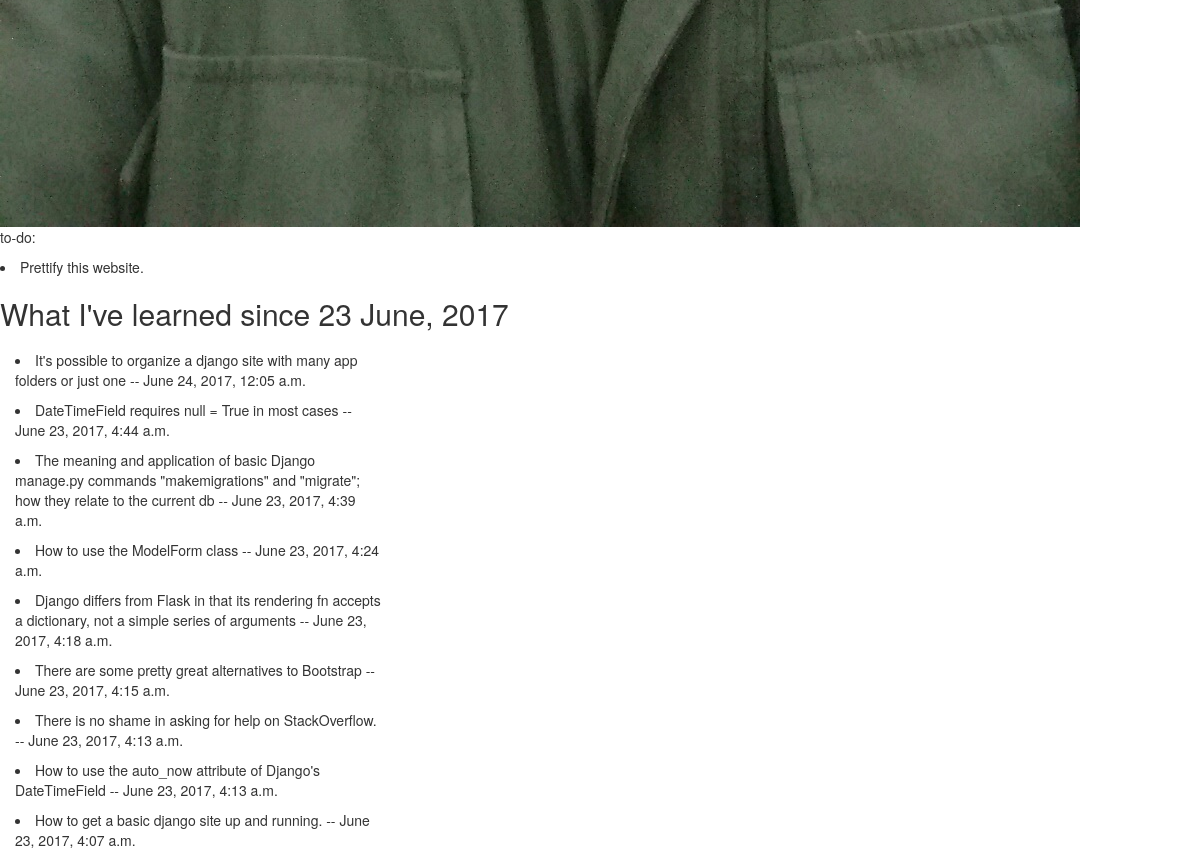
The app's page / (lower part), older data.
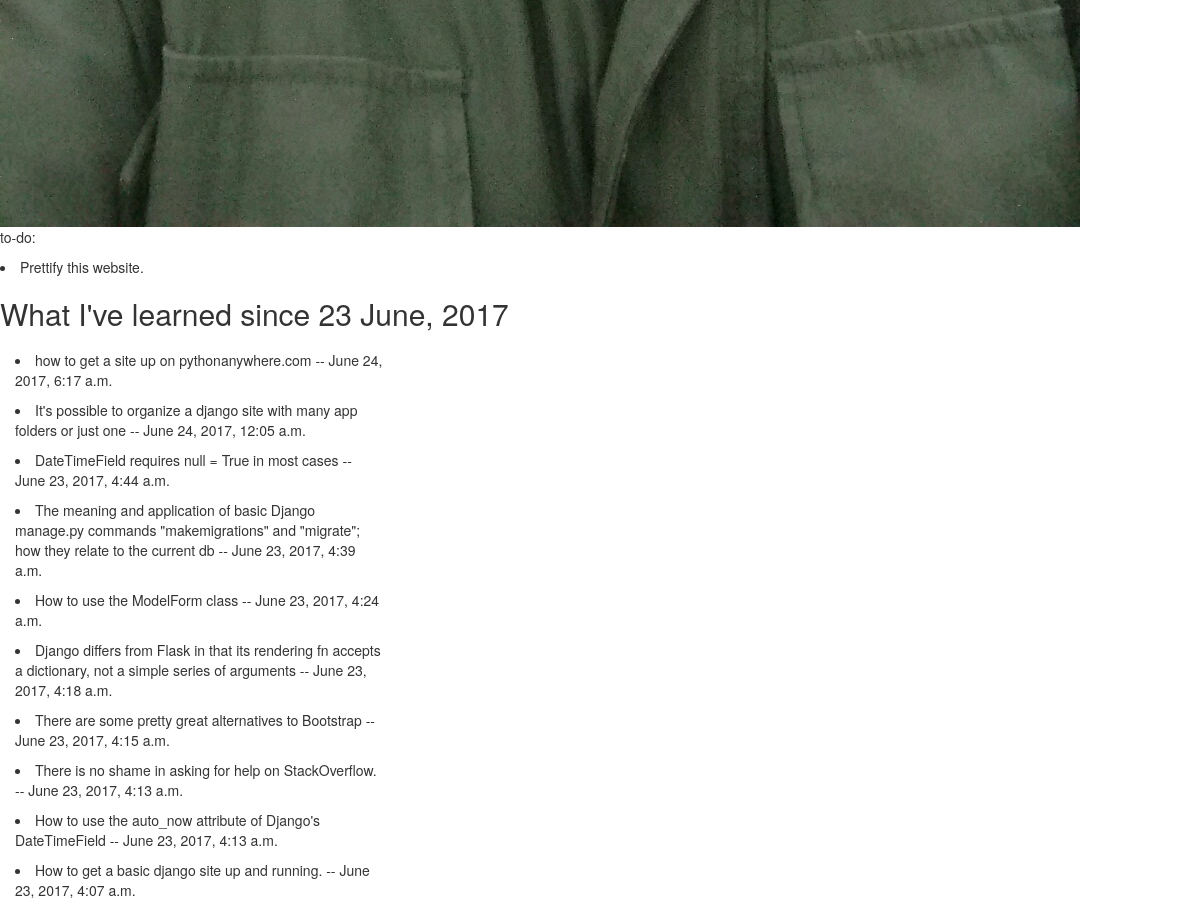
The same page, newer data.
### posts/models.py (models this page shows)
class List(models.Model):
    content = models.CharField(max_length = 100)
    pub_date = models.DateTimeField('date published', auto_now = True, null = True)
    def __str__(self):
        return self.content

class Post(models.Model):
    content = models.CharField(max_length = 200)
    pub_date = models.DateTimeField('date published', auto_now = True, null = True)
    def __str__(self):
        return self.content

### posts/views.py (the view)
# urls.py: url(r'^$', views.post, name= 'main')
def post(request ):
    post_list = Post.objects.order_by('id')
    pub_date = Post.pub_date
    to_do_list = List.objects.order_by('id')
    to_do_date = List.pub_date
    return render(request, 'posts/main.html', {
            'post': post_list, 'pub_date' : pub_date,
            'to_do_list':to_do_list, 'to_do_date':to_do_date},
    )

### posts/templates/posts/main.html (shortened to what this page needs)
<head>
  <link rel="stylesheet" href="https://maxcdn.bootstrapcdn.com/bootstrap/3.3.7/css/bootstrap.min.css">
{% load static %}
<img src = '{% static 'posts/mypic.JPG' %}' alt = '?'/>
<div class = 'container-fluid'>
  <div style class = 'row'>
    <div 'col-md-4'>
      <p>to-do:</p>
      {% for i in to_do_list %}
      <li>{{ i }}</li>
      {% endfor %}
      <h2>What I've learned since 23 June, 2017</h2>
    </div>
  </div>
</div>
</head>
<body>
  <div class = 'container-fluid'>
    <div class = 'row'>
      <div class = 'col-sm-4'>
      {% for i in post reversed  %}
      <li>{{ i }} -- {{ i.pub_date }}</li>
      {% endfor %}
      </div>
    </div>
  </div>
</body>

Row changes from the older to the newer data that the page shows:
added Post: content "how to get a site up on pythonanywhere.com", pub_date "June 24, 2017, 6:17 a.m."
